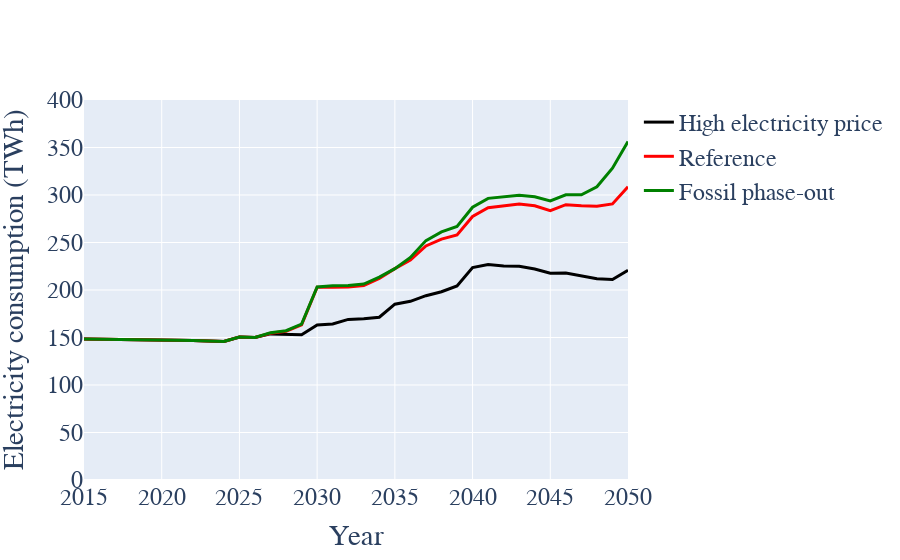

Source (notebook cell):
### Code cell
fig =go.Figure()
color={"Reference":"red","Fossil phase-out":"green","High electricity price":"black"}
for i in range(len(scen.keys())):
    resource_inflow=scen[list(scen.keys())[i]]['resource_tech_inflow']
    energy_input=resource_inflow[(resource_inflow.Resource.isin(primary_resource_conversion.keys()))]
    energy_input=energy_input[energy_input.Technology!="Electrolyser"]
    energy_input=energy_input.drop(["Sector","Country"],axis=1).groupby(by=["Resource","Year"]).sum().reset_index()
    
    
    resource="Electricity"
    name=list(scen.keys())[i]
    fig.add_trace(go.Scatter(x=energy_input[(energy_input.Resource==resource)].Year,
                             y=energy_input[(energy_input.Resource==resource)].Flow,
                             name=name,line=dict(width=3,color=color[name]),
                                     mode='lines'))

        
fig.update_layout(#title='Electricity consumption per country',title_x=0.5,
                    xaxis_title="Year",
                   yaxis_title='Electricity consumption (TWh)')
fig.update_layout(
    font=dict(
        family="Times New Roman",size=24)
    )
fig.update_annotations(font_size=24)



# fig.update_layout(legend=dict(
#     orientation="h",
#     yanchor="bottom",
#     y=1.1,
#     xanchor="right",
#     x=0.9,font = dict(size=20)
# ))
fig.update_yaxes(range=[0,400])
fig.show()

### Figure 1 — Plotly figure (JSON) as saved in the notebook; plotly's stock layout.template omitted (floating-point values rounded to 4 significant figures)
{"data": [{"line": {"color": "black", "width": 3}, "mode": "lines", "name": "High electricity price", "type": "scatter", "x": [2015, 2016, 2017, 2018, 2019, 2020, 2021, 2022, 2023, 2024, 2025, 2026, 2027, 2028, 2029, 2030, 2031, 2032, 2033, 2034, 2035, 2036, 2037, 2038, 2039, 2040, 2041, 2042, 2043, 2044, 2045, 2046, 2047, 2048, 2049, 2050], "y": [148.4, 148.3, 148.1, 148.0, 147.9, 147.8, 147.3, 146.8, 146.4, 145.9, 150.5, 150.1, 153.8, 153.4, 152.9, 163.2, 164.2, 169.1, 169.7, 171.3, 185.1, 188.1, 194.0, 198.2, 204.2, 223.6, 226.8, 225.2, 224.9, 222.1, 217.6, 217.8, 214.7, 211.9, 211.0, 220.7]}, {"line": {"color": "red", "width": 3}, "mode": "lines", "name": "Reference", "type": "scatter", "x": [2015, 2016, 2017, 2018, 2019, 2020, 2021, 2022, 2023, 2024, 2025, 2026, 2027, 2028, 2029, 2030, 2031, 2032, 2033, 2034, 2035, 2036, 2037, 2038, 2039, 2040, 2041, 2042, 2043, 2044, 2045, 2046, 2047, 2048, 2049, 2050], "y": [148.4, 148.3, 148.1, 148.0, 147.9, 147.8, 147.3, 146.8, 146.4, 145.9, 150.5, 150.1, 154.5, 156.6, 163.3, 203.0, 202.9, 203.2, 204.8, 212.2, 222.5, 231.4, 246.3, 253.5, 257.9, 277.4, 286.6, 288.7, 290.4, 288.7, 283.5, 289.8, 288.6, 288.2, 290.6, 308.7]}, {"line": {"color": "green", "width": 3}, "mode": "lines", "name": "Fossil phase-out", "type": "scatter", "x": [2015, 2016, 2017, 2018, 2019, 2020, 2021, 2022, 2023, 2024, 2025, 2026, 2027, 2028, 2029, 2030, 2031, 2032, 2033, 2034, 2035, 2036, 2037, 2038, 2039, 2040, 2041, 2042, 2043, 2044, 2045, 2046, 2047, 2048, 2049, 2050], "y": [148.4, 148.3, 148.1, 148.0, 147.9, 147.8, 147.3, 146.8, 146.4, 145.9, 150.5, 150.1, 155.0, 157.1, 164.2, 203.2, 204.5, 204.8, 206.3, 213.6, 222.5, 234.2, 252.0, 261.2, 266.9, 287.1, 296.5, 298.5, 299.8, 298.2, 293.7, 300.1, 300.2, 308.7, 328.3, 356.4]}], "layout": {"font": {"family": "Times New Roman", "size": 24}, "xaxis": {"title": {"text": "Year"}}, "yaxis": {"range": [0, 400], "title": {"text": "Electricity consumption (TWh)"}}}}
